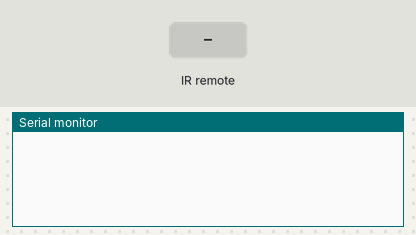
Simulated run of this sketch. Board: Arduino Uno, built with avr-gcc and run on an emulated ATmega328P. Shown: the last lines printed to the serial monitor. The inputs (shaded band) are chosen by the test bench.

Above: at 1.2 s.
1.3 s: infrared code 0xFF9867 received
At 3.1 s:
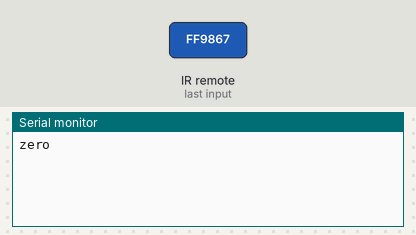
4.3 s: infrared code 0xFFA25D received
At 6.6 s:
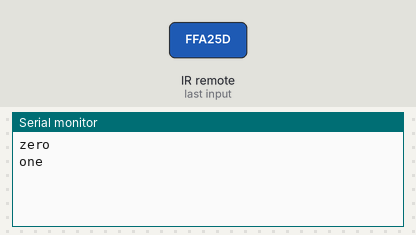
7.3 s: infrared code 0xFF629D received
At 10.0 s:
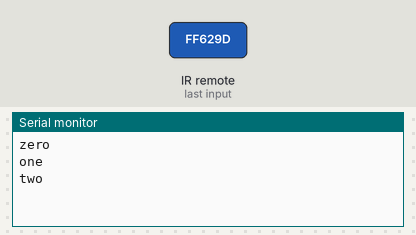
10.3 s: infrared code 0xFFE21D received
At 12.4 s:
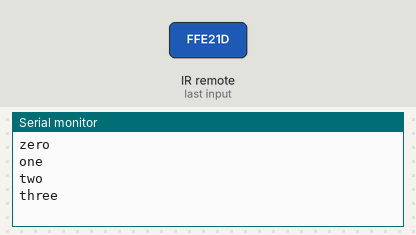
13.3 s: infrared code 0xFF22DD received
At 15.9 s:
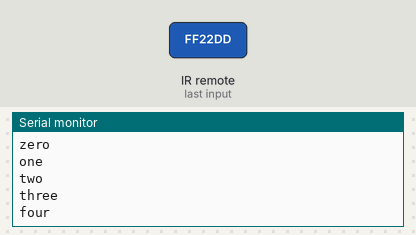
16.3 s: infrared code 0xD7E84B1B received
At 18.2 s:
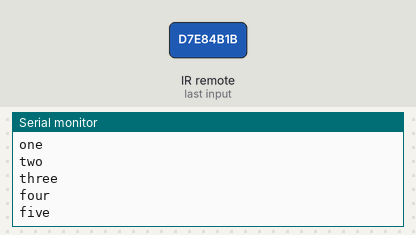

Measured:
- after the input at 1.3 s, the serial monitor: prints a new line after 1.5 s (image 1)
- after the input at 4.3 s, the serial monitor: prints a new line after 1.5 s (image 2)
- after the input at 7.3 s, the serial monitor: prints a new line after 1.5 s (image 3)
- after the input at 10.3 s, the serial monitor: prints a new line after 1.5 s (image 4)
- after the input at 13.3 s, the serial monitor: prints a new line after 1.5 s (image 5)
- after the input at 16.3 s, the serial monitor: prints a new line after 1.5 s (image 6)

The sketch:

IRremodeCommands.ino
```cpp
#include <IRremote.h>
int IRpin=9;
IRrecv IR(IRpin);
decode_results cmd;
String myCom;
void setup()
{
Serial.begin(9600);
IR.enableIRIn();
}

void loop() {
  while (IR.decode(&cmd)==0){
}
delay(1500);
IR.resume();

if (cmd.value==0xFF9867){
  myCom="zero";
  Serial.println(myCom);
}
if (cmd.value==0xFFA25D){
  myCom="one";
  Serial.println(myCom);
}
if (cmd.value==0xFF629D){
  myCom="two";
  Serial.println(myCom);
}
if (cmd.value==0xFFE21D){
  myCom="three";
  Serial.println(myCom);
}
if (cmd.value==0xFF22DD){
  myCom="four";
  Serial.println(myCom);
}
if (cmd.value==0xD7E84B1B){
  myCom="five";
  Serial.println(myCom);
}
if (cmd.value==0xFFC23D){
  myCom="six";
  Serial.println(myCom);
}
if (cmd.value==0x3967A663){
  myCom="seven";
  Serial.println(myCom);
}
if (cmd.value==0xFFA857){
  myCom="eight";
  Serial.println(myCom);
}
if (cmd.value==0x2EC0A2A7){
  myCom="nine";
  Serial.println(myCom);
}

if (cmd.value==0xFF689){
  myCom="*";
  Serial.println(myCom);
}
if (cmd.value==0xFFB04F){
  myCom="#";
  Serial.println(myCom);
}
if (cmd.value==0xFF18E7){
  myCom="UP";
  Serial.println(myCom);
}
if (cmd.value==0xFF4AB5){
  myCom="DOWN";
  Serial.println(myCom);
}
if (cmd.value==0xFF10EF){
  myCom="LEFT";
  Serial.println(myCom);
}
if (cmd.value==0xFF5AA5){
  myCom="RIGHT";
  Serial.println(myCom);
}
if (cmd.value==0xFF38C7){
  myCom="OK";
  Serial.println(myCom);
}
}
```
